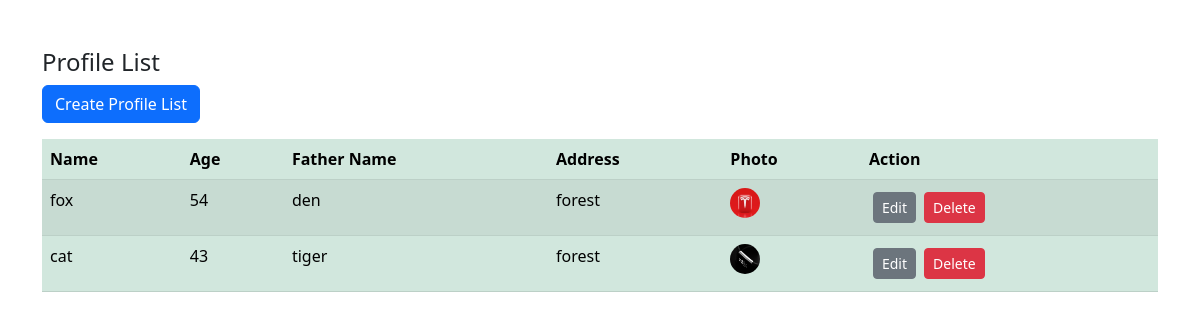
/, run on an earlier commit of the app's database.
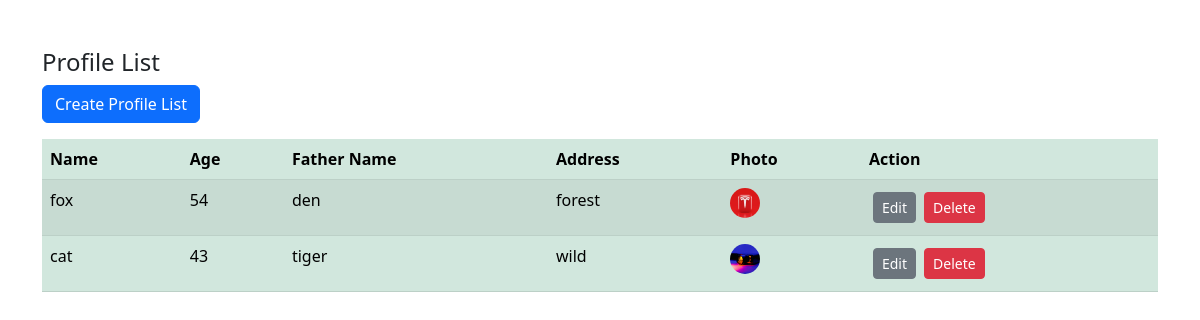
And on a later commit of the database.
### profilingapp/models.py (models this page shows, shortened)
class Profile(models.Model):
    name = models.CharField(max_length=100)
    age = models.IntegerField()
    father_name = models.CharField(max_length=100)
    address = models.TextField()
    photo = models.ImageField(upload_to='photos/')

### profilingapp/views.py (the view)
# urls.py: path('', views.index, name='index'),
def index(request):
    profile_list = Profile.objects.all()
    if request.method == 'POST':
        form = ProfileForm(request.POST)
        if form.is_valid():
            form.save()
            return redirect(request.path_info)
        else:
            form = ProfileForm()
            return redirect(request.path_info)
    else:
        context = {
            'profile_list': profile_list
        }
        return render(request, 'index.html', context)

### templates/index.html (shortened to what this page needs)
<!DOCTYPE html>
<html lang="en">
<head>
    <link href="https://cdn.jsdelivr.net/npm/bootstrap@5.3.0/dist/css/bootstrap.min.css" rel="stylesheet">
</head>
<body>
    <div class="container">
        <h4 class="mt-5">Profile List</h4>
            <div id="profileCreate">
              <button type="button" class="btn btn-primary profile_create_button" data-bs-toggle="modal"
              data-url="{% url 'profile_create' %}">
                Create Profile List
              </button>
            </div>
        <table id="profileList" class="table table-success table-striped mt-3">
            <thead>
                <tr>
                  <th scope="col">Name</th>
                  <th scope="col">Age</th>
                  <th scope="col">Father Name</th>
                  <th scope="col">Address</th>
                  <th scope="col">Photo</th>
                  <th scope="col">Action</th>
                </tr>
              </thead>
              <tbody>
                {% include 'profile/profile_list.html' %}
              </tbody>
        </table>
    </div>
</body>
</html>

### templates/profile/profile_list.html (shortened to what this page needs)
{% for data in profile_list %}
<tr class="profile_detail_button" data-url="{% url 'profile_detail' data.id %}">
    <td>{{ data.name }}</td>
    <td>{{ data.age }}</td>
    <td>{{ data.father_name }}</td>
    <td>{{ data.address }}</td>
    <td><img style="border-radius: 50%;" src="{{ data.photo.url }}" height="30" width="30" alt="Image"></td>
    <td>
        <div class="d-flex">
            <button class="btn btn-sm btn-secondary m-1 edit_profile_button"
            data-url="{% url 'profile_edit' data.id %}">Edit</button>
            <button class="btn btn-sm btn-danger m-1 delete_profile_button"
            data-url="{% url 'profile_delete' data.id %}">Delete</button>
        </div>
    </td>
</tr>
{% endfor %}

What changed in the data, as far as the page shows it:
changed Profile "cat": address "forest" → "wild"; photo: a different picture
